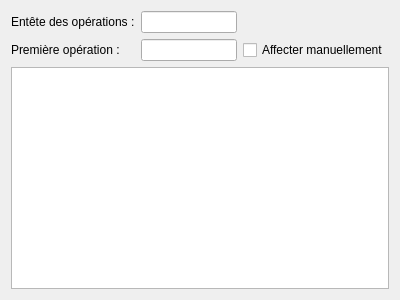
<?xml version="1.0" encoding="UTF-8"?>
<ui version="4.0">
 <class>LinePage</class>
 <widget class="QWizardPage" name="LinePage">
  <property name="geometry">
   <rect>
    <x>0</x>
    <y>0</y>
    <width>400</width>
    <height>300</height>
   </rect>
  </property>
  <property name="windowTitle">
   <string>WizardPage</string>
  </property>
  <property name="title">
   <string>Identifier la ligne des opérations</string>
  </property>
  <property name="subTitle">
   <string>Veuillez entrer ci-dessous le numéro de la ligne de l'entête des opérations.</string>
  </property>
  <layout class="QVBoxLayout" name="verticalLayout">
   <item>
    <layout class="QGridLayout" name="gridLayout" columnstretch="0,2,0" columnminimumwidth="0,2,0">
     <item row="0" column="0">
      <widget class="QLabel" name="label">
       <property name="text">
        <string>Entête des opérations :</string>
       </property>
      </widget>
     </item>
     <item row="1" column="1">
      <widget class="QLineEdit" name="qleOpLine"/>
     </item>
     <item row="0" column="1">
      <widget class="QLineEdit" name="qleLineSelected"/>
     </item>
     <item row="1" column="0">
      <widget class="QLabel" name="label_2">
       <property name="text">
        <string>Première opération :</string>
       </property>
      </widget>
     </item>
     <item row="1" column="2">
      <widget class="QCheckBox" name="enterOpLine">
       <property name="text">
        <string>Affecter manuellement</string>
       </property>
      </widget>
     </item>
    </layout>
   </item>
   <item>
    <widget class="CSVEditor" name="csvEditor"/>
   </item>
  </layout>
 </widget>
 <customwidgets>
  <customwidget>
   <class>CSVEditor</class>
   <extends>QPlainTextEdit</extends>
   <header>csveditor.h</header>
  </customwidget>
 </customwidgets>
 <resources/>
 <connections/>
</ui>
